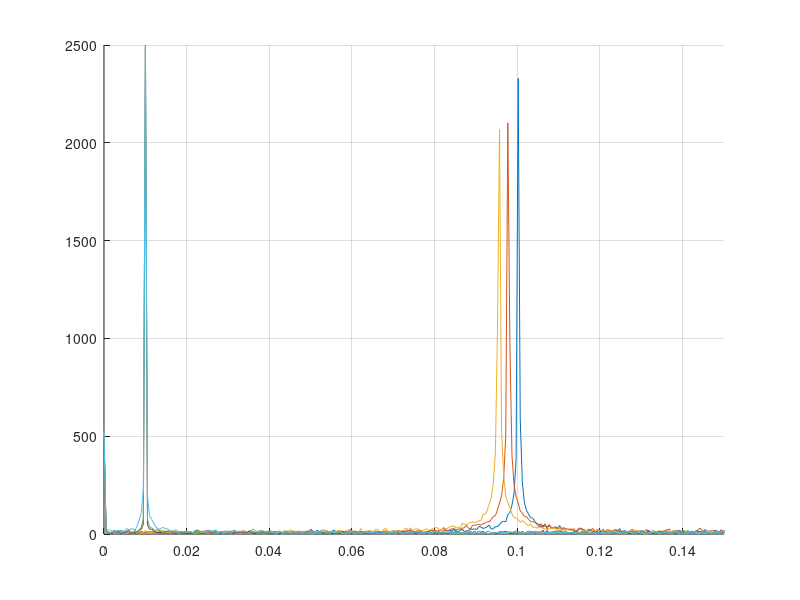

This figure's MATLAB source: (Note: this script raises an error after producing the figure.)
clc; clear all; close all;

%%
fs = 0.5;
Ts = 1 / fs;
L  = 1000;

sin_period = [10, 10.25, 10.5, 100, 100.25, 100.5];
sin_freq   = 1 ./ sin_period
sin_dot    = ones(size(sin_period, 2), L);

u     = zeros([1, L]);
fft_u = zeros([size(sin_period, 2), L]);

for i = 1 : size(sin_period, 2)
    x = linspace(0, (L / (fs/sin_freq(i))) * 2*pi, L);
    u(1, :) = 5 * sin(x) + rand([1, L]);
    fft_u(i, :) = abs(fft(u(1, :)));
end

figure(1);
hold on
grid on
xlim([0, max(sin_freq) + 0.05]);
x_freq = linspace(0, fs/2, L/2);
for i = 1 : size(sin_period, 2)
    plot(x_freq, fft_u(i, 1:L/2));
end
legend("Frequency : 1 / " + num2str(sin_period(1)), ...
        "Frequency : 1 / " + num2str(sin_period(2)), ...
        "Frequency : 1 / " + num2str(sin_period(3)), ...
        "Frequency : 1 / " + num2str(sin_period(4)), ...
        "Frequency : 1 / " + num2str(sin_period(5)), ...
        "Frequency : 1 / " + num2str(sin_period(6)));
xlabel("Frequency (Hz)");
ylabel("Amplitude");
